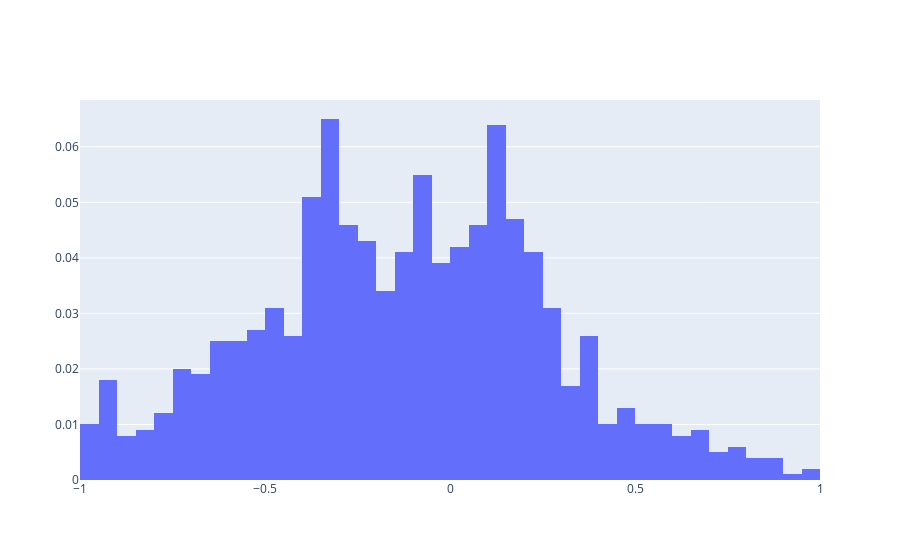

Notebook code for this chart:
### Code cell
batch_size = 1
var_dim = 1000
samples = [torch.zeros(size=(batch_size, 1)).uniform_() for _ in range(var_dim)]
samples = torch.cat(sampling(samples, 1000, mean=0, std=1), dim=-1).numpy()
fig = go.Figure(data=[go.Histogram(x=samples.flatten(), histnorm='probability')])
fig.show()

### Figure 1 — Plotly figure (JSON) as saved in the notebook; plotly's stock layout.template omitted (floating-point values rounded to 4 significant figures; data arrays with more than 128 entries replaced by an {"elided": "..."} marker saying what was removed)
{"data": [{"histnorm": "probability", "type": "histogram", "x": {"elided": "1000 float values"}}], "layout": {}}
